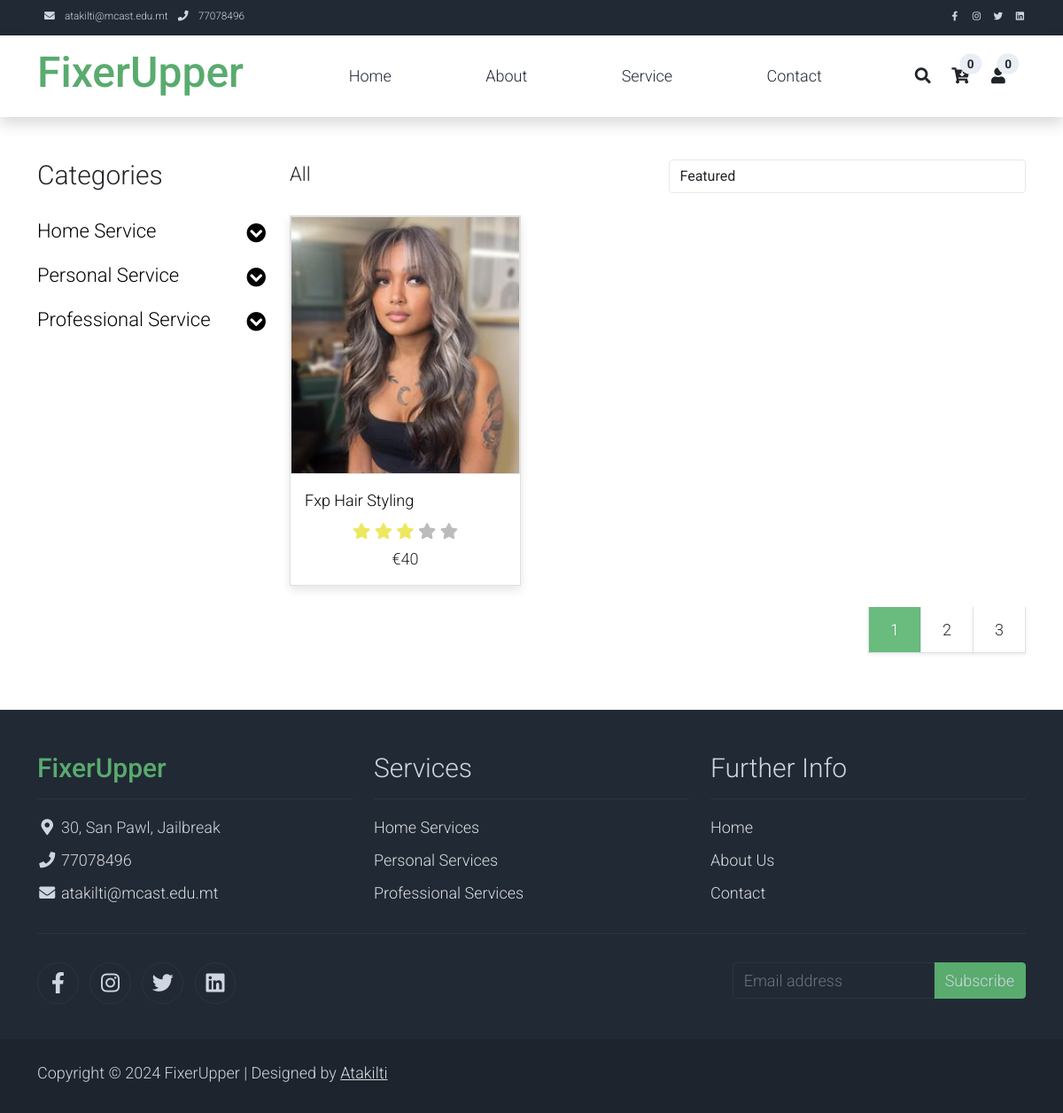
/category/Hairstyling, run on the app's committed database.
### store/models/category.py (models this page shows, shortened)
class Category(models.Model):
    name = models.CharField(max_length=50)
    image = models.ImageField(upload_to='images/categories', null=True)
    parent_category = models.ForeignKey('self', null=True, blank=True, on_delete=models.CASCADE,related_name='subcategories')
    @staticmethod
    def get_parent_categories():
        return Category.objects.filter(parent_category__isnull=True)
    def __str__(self):
        return self.name

### store/models/service.py (models this page shows, shortened)
class Services(models.Model):
    name = models.CharField(max_length=100)
    price = models.IntegerField(default=0)
    category = models.ForeignKey(Category, on_delete=models.CASCADE, default=1)
    description = models.CharField(max_length=250, default='', blank=True, null= True)
    image = models.ImageField(upload_to='images/services', null=True)
    providers = models.ManyToManyField(Provider, related_name='provided_services', blank=True)
    stripe_id = models.CharField(max_length=100, null=True, blank=True)
    @staticmethod
    def get_all_services_by_categoryid(category_id):
        if category_id:
            return Services.objects.filter(category=category_id)
        else:
            return Services.get_all_services();
    def __str__(self):
        return self.name

### store/views/services.py (the view)
# urls.py: path('category/<str:foo>', servicesCategory, name='servicesCategory'),
def servicesCategory(request, foo):
      try:
            foo = foo.replace('%20', ' ')
            parent_categories = Category.get_parent_categories()
            category = Category.objects.get(name=foo)
            print(f"category {category}")
            print(f'foo {foo}')
            services = []
            if category in parent_categories:
                  print("we in ")
                  categories = Category.objects.filter(parent_category=category)
                  print(f"the subcategories {categories}")
                  for sub_category in categories:
                        sub_category = Category.objects.get(name=sub_category)
                        print(f'sub_category confirmed {sub_category}\n')
                        services.extend(Services.objects.filter(category=sub_category))
                  print(services)
            else:
                  services = Services.get_all_services_by_categoryid(category)
                  print(services)
            return render(request, 'service.html', {'parent_categories' : parent_categories, 'services' : services})
      except:
            messages.success(request, ("not "))
            return redirect('service')

### store/templatetags/custom_filter.py (called while the page is built)
@register.filter(name='currency')
def currency(number):
    return "€"+str(number)

### store/templates/service.html (shortened to what this page needs)
{% extends 'base.html' %}
{% load static %}
{% block content %}
{% load cart %}
{% load custom_filter %}
  <div class="container py-5">
    <div class="row">
        <div class="col-lg-3">
            <h1 class="h2 pb-4">Categories</h1>
            <ul class="list-unstyled templatemo-accordion">
                {% for parent_category in parent_categories %}
                <li class="pb-3">
                    <a class="collapsed d-flex justify-content-between h3 text-decoration-none" href="#">
                        {{ parent_category.name }}
                        <i class="fa fa-fw fa-chevron-circle-down mt-1"></i>
                    </a>
                </li>
                {% endfor %}
            </div>
            <div class="col-lg-9">
                <div class="row">
                    <div class="col-md-6">
                        <ul class="list-inline shop-top-menu pb-3 pt-1">
                            <li class="list-inline-item">
                                <a class="h3 text-dark text-decoration-none mr-3" href="/service">All</a>
                            </li>
                        </ul>
                    </div>
                    <div class="col-md-6 pb-4">
                        <div class="d-flex">
                            <select class="form-control">
                                <option>Featured</option>
                            </select>
                        </div>
                    </div>
                </div>
                <div class="row">
                    {% for service in services %}
                    <div class="col-md-4">
                        <div class="card mb-4 product-wap rounded-0">
                            <div class="card rounded-0">
                                <img class="card-img rounded-0 img-fluid" src="{{ service.image.url }}">
                            </div>
                            <div class="card-body">
                                <a href="shop-single.html" class="h3 text-decoration-none">{{ service.name }}</a>
                                <ul class="w-100 list-unstyled d-flex justify-content-between mb-0">
                                </ul>
                                <ul class="list-unstyled d-flex justify-content-center mb-1">
                                    <li>
                                        <i class="text-warning fa fa-star"></i>
                                        <i class="text-warning fa fa-star"></i>
                                        <i class="text-warning fa fa-star"></i>
                                        <i class="text-muted fa fa-star"></i>
                                        <i class="text-muted fa fa-star"></i>
                                    </li>
                                </ul>
                                <p class="text-center mb-0">{{ service.price|currency }}</p>
                            </div>
                        </div>
                    </div>
                    {% endfor %}
                </div>
                <div div="row">
                    <ul class="pagination pagination-lg justify-content-end">
                        <li class="page-item disabled">
                            <a class="page-link active rounded-0 mr-3 shadow-sm border-top-0 border-left-0" href="#" tabindex="-1">1</a>
                        </li>
                        <li class="page-item">
                            <a class="page-link rounded-0 mr-3 shadow-sm border-top-0 border-left-0 text-dark" href="#">2</a>
                        </li>
                        <li class="page-item">
                            <a class="page-link rounded-0 shadow-sm border-top-0 border-left-0 text-dark" href="#">3</a>
                        </li>
                    </ul>
                </div>
            </div>
        </div>
    </div>
    {% endblock %}

### store/static/assets/css/templatemo.css (style rules this page uses)
body, ul, li, p, a, label, input, div { font-family: 'Roboto', sans-serif; font-size: 18px !important; font-weight: 300 !important; }
.h2 { font-family: 'Roboto', sans-serif; font-size: 30px !important; font-weight: 300; }
.h3 { font-family: 'Roboto', sans-serif; font-size: 22px !important; }
.text-warning { color: #ede861 !important; }
.text-muted { color: #bcbcbc !important; }
.pagination .page-link:hover, .pagination .page-link.active { background-color: #69bb7e; color: #fff; }
.templatemo-accordion a { color: #000; }
.product-wap { box-shadow: 0px 5px 10px 0px rgba(0, 0, 0, 0.10); }
.card.product-wap a { color: #000; }
.form-control { border: 1px solid #e8e8e8; }
.product-wap .h3, .product-wap li, .product-wap i, .product-wap p { font-size: 12px !important; }
@media (min-width: 992px) { .product-wap .h3, .product-wap li, .product-wap i, .product-wap p { font-size: 18px !important; } }

### data on the page
Category: name "Home Service"
Category: name "Personal Service"
Category: name "Professional Service"
Services: image (picture), name "Fxp Hair Styling", price "€40"

### other printed values
{{ request.session.cart.keys|length }} "0"
